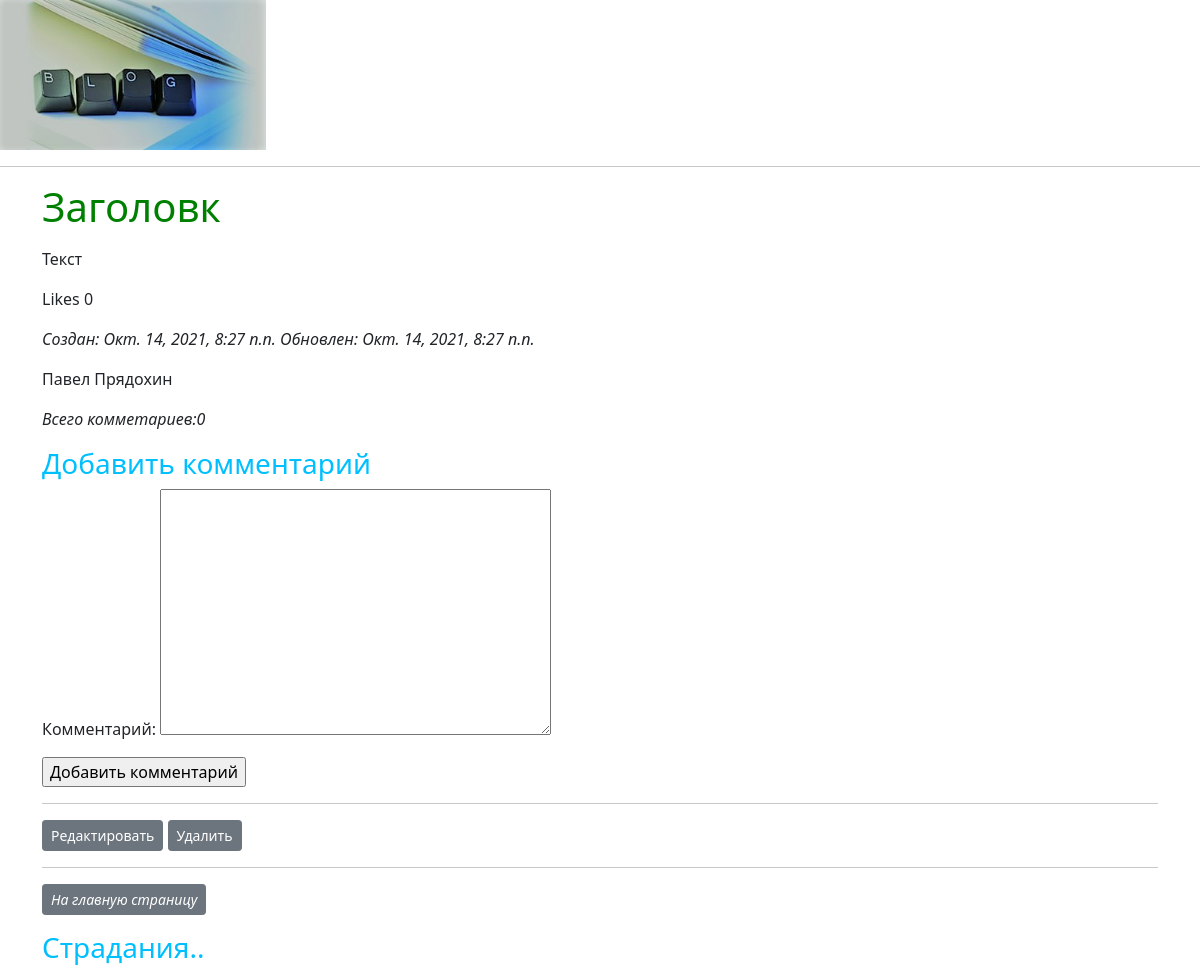
Screenshot of /posts/8/ with the database file from the repository.
### posts/models.py (models this page shows, shortened)
class Post(models.Model):
    id=models.AutoField(primary_key=True)
    title=models.CharField('Заголовок',max_length=120)
    content=models.TextField('Текст')
    timestamp=models.DateTimeField('Дата создания',auto_now=False, auto_now_add=True )
    updated=models.DateTimeField('Дата обновления',auto_now=True, auto_now_add=False )
    post_likes=models.IntegerField(default=0)
    status=(('r1','Роман'),('p','Поэма'),('r2','Рассказ'),('s','Стих'))
    status= models.CharField('Жанр',choices=status,max_length=2,default='r1')
    post_author=models.ForeignKey('Author',on_delete=models.CASCADE,verbose_name='Автор поста',blank=True, null=True )
    image=models.ImageField('Картинкa',blank=True,null=True)
    class Meta:
        verbose_name='Пост'
        verbose_name_plural='Посты'
        db_table='posts'#задали название в БД
        ordering=['-timestamp']#порядок

class Author(models.Model):
    id=models.AutoField(primary_key=True)
    first_name=models.CharField('Имя',max_length=120)
    second_name=models.CharField('Фамилия',max_length=120)
    email=models.EmailField('Почта',max_length=254)
    class Meta:
        verbose_name='Автор'
        verbose_name_plural='Авторы'
        db_table='authors'
        ordering=['second_name','first_name']
    def __str__(self):
        return self.first_name+' '+self.second_name

### posts/views.py (the view, shortened to what this page needs)
# urls.py: path('<int:id>/', views.post_detail,name='detail'),
def post_detail(request,id=None):
    instance=get_object_or_404(Post,id=id)
    comment=instance.comments.filter(active=True)
    new_comment = None
    comment_form=CommentForm(data=request.POST  or None)
    content={
        'title':'post_detail',
        'instance':instance,
        'comment': comment,
        'new_comment':new_comment,
        'comment_form':comment_form
    }
    return render(request, 'post_detail.html',content)

### posts/forms.py
class CommentForm(forms.ModelForm):
    class Meta:
        model=Comments
        fields=['comment_text']

### templates/post_detail.html (shortened to what this page needs)
{% extends 'base.html'%}
{%block content%}
<div>
	<h1>{{instance.title}}</h1>
	<p>{{instance.content | linebreaks }}</p>
	<p>Likes {{instance.post_likes}}</p>
	<p><i>Создан: {{instance.timestamp}} Обновлен: {{instance.updated}}</i></p>
	<p>{{instance.post_author}}</p>
	{% with comment.count as total_comments%}
	<p><i>Всего комметариев:{{total_comments}}</i></p>
	{%endwith%}
	{%if new_comment%}
	<p>Ваш комментарий был добавлен</p>
	{%else%}
	<h3>Добавить комментарий</h3>
	<form method="POST" action="" enctype="multipart/form-data">
		{{comment_form.as_p}}
		<input type="submit" value='Добавить комментарий'>
	</form>
	{%endif%}
</div>
<hr>
<a href="{% url 'posts:update' id=instance.id%}" type="button" class="btn btn-secondary btn-sm"> Редактировать</a>
<a href="{% url 'posts:delete' id=instance.id%}" type="button" class="btn btn-secondary btn-sm"> Удалить</a>
<hr>
<p><i><a href="{% url 'posts:list'%}" type="button" class="btn btn-secondary btn-sm"> На главную страницу</a></i></p>
<h3>Страдания..</h3>
{%endblock content%}

### static/css/base.css (style rules this page uses)
h1 { color: green; }

### rows the page displays
Post: title "Заголовк", content "Текст", post_likes "0", timestamp "Окт. 14, 2021, 8:27 п.п.", updated "Окт. 14, 2021, 8:27 п.п.", post_author "Павел Прядохин"

### other values shown
{{ total_comments }} "0"
